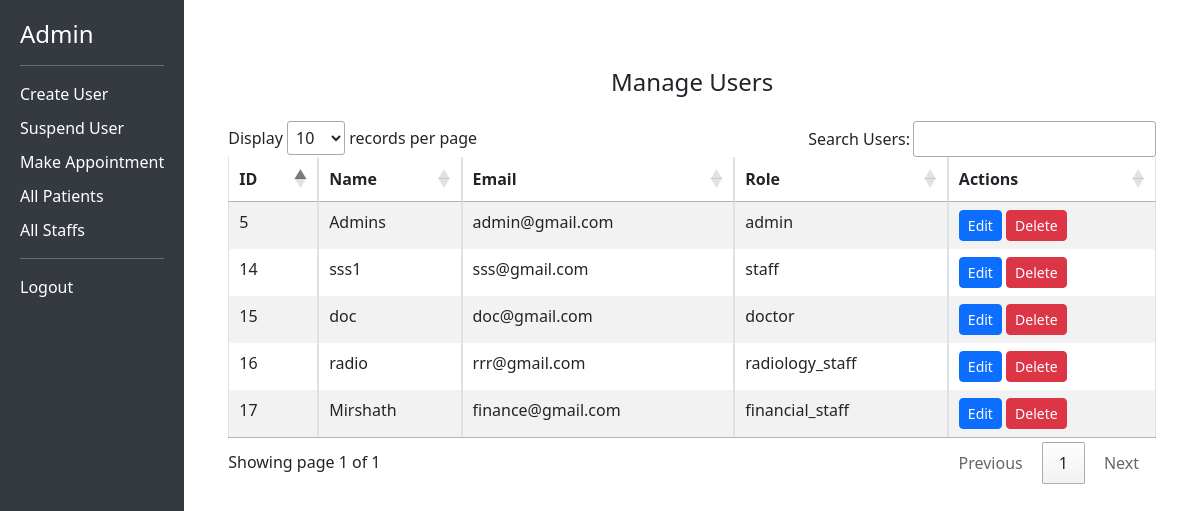
Screenshot of /admin/all-staffs.php (signed in) with the database file from the repository.
### tables this page shows
CREATE TABLE `users` (
  `id` int(11) NOT NULL,
  `name` varchar(255) NOT NULL,
  `email` varchar(255) NOT NULL,
  `password` varchar(255) NOT NULL,
  `role` varchar(50) NOT NULL,
  `status` enum('active','suspended') DEFAULT 'active'
);

### src/Staffs.php (called while the page is built, shortened)
<?php
class Staffs
{
    private $pdo;
    public function __construct($pdo)
    {
        $this->pdo = $pdo;
    }
    public function getAllNonPatientUsers()
    {
        $stmt = $this->pdo->prepare("SELECT * FROM users WHERE role != 'patient' ORDER BY id DESC");
        $stmt->execute();
        return $stmt->fetchAll(PDO::FETCH_ASSOC);
    }
}
?>

### public/admin/all-staffs.php (the view, shortened to what this page needs)
<?php
require_once '../../config/db.php';
require_once '../../src/Staffs.php';
$staffManager = new Staffs($pdo);
$users = $staffManager->getAllNonPatientUsers();
?>
<!DOCTYPE html>
<html lang="en">
<head>
    <link href="https://cdn.jsdelivr.net/npm/bootstrap@5.3.0-alpha3/dist/css/bootstrap.min.css" rel="stylesheet">
    <link rel="stylesheet" href="https://cdn.jsdelivr.net/npm/bootstrap@5.3.0-alpha3/dist/css/bootstrap.min.css">
    <link rel="stylesheet" href="https://cdn.datatables.net/1.12.1/css/jquery.dataTables.min.css">
</head>
<body>
    <div class="d-flex">
        <div class="sidebar">
            <h4>Admin</h4>
            <hr>
            <a href="admin_create_user.php">Create User</a>
            <a href="admin_suspend_user.php">Suspend User</a>
            <a href="admin_make_appointment.php">Make Appointment</a>
            <a href="all-patients.php">All Patients</a>
            <a href="all-staffs.php">All Staffs</a>
            <hr>
            <a href="../logout.php" >Logout</a>
        </div>
        <div class="content">
            <div class="container">
                <div class="container mt-5">
                    <h4 class="text-center mb-4">Manage Users</h4>
                    <table id="usersTable" class="table table-striped table-bordered">
                        <thead>
                            <tr>
                                <th>ID</th>
                                <th>Name</th>
                                <th>Email</th>
                                <th>Role</th>
                                <th>Actions</th>
                            </tr>
                        </thead>
                        <tbody>
                            <?php foreach ($users as $user): ?>
                                <tr>
                                    <td><?php echo htmlspecialchars($user['id']); ?></td>
                                    <td><?php echo htmlspecialchars($user['name']); ?></td>
                                    <td><?php echo htmlspecialchars($user['email']); ?></td>
                                    <td><?php echo htmlspecialchars($user['role']); ?></td>
                                    <td>
                                        <button class="btn btn-primary btn-sm" data-bs-toggle="modal"
                                            data-bs-target="#editModal<?php echo $user['id']; ?>">Edit</button>
                                        <form method="POST" action="" class="d-inline">
                                            <button type="submit" name="delete_user" class="btn btn-danger btn-sm"
                                                onclick="return confirm('Are you sure you want to delete this user?');">Delete</button>
                                        </form>
                                    </td>
                                </tr>
                            <?php endforeach; ?>
                        </tbody>
                    </table>
                </div>
            </div>
        </div>
    </div>
</body>
</html>

### public/admin/all-staffs.php (style rules this page uses)
body { min-height: 100vh; display: flex; flex-direction: column; }
.sidebar { height: 100vh; background-color: #343a40; color: white; padding: 20px; }
.sidebar a { color: white; text-decoration: none; margin: 10px 0; display: block; }
.content { flex-grow: 1; padding: 20px; }

### rows the page displays
users: id "17", name "Mirshath", email "finance@gmail.com", role "financial_staff"
users: id "16", name "radio", email "rrr@gmail.com", role "radiology_staff"
users: id "15", name "doc", email "doc@gmail.com", role "doctor"
users: id "14", name "sss1", email "sss@gmail.com", role "staff"
users: id "5", name "Admins", email "admin@gmail.com", role "admin"
